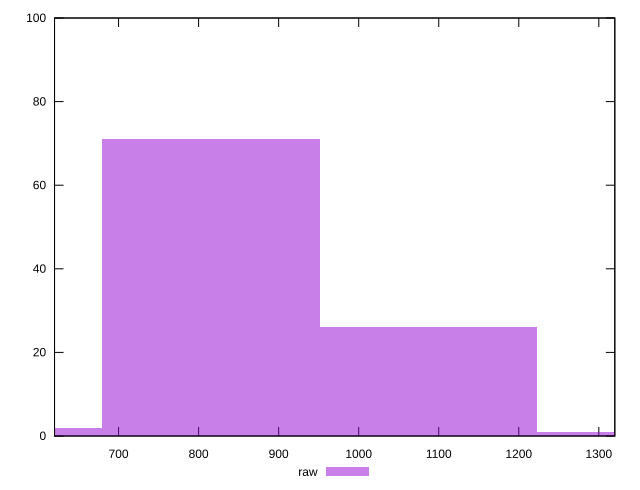

Source code (gnuplot):
reset

$raw <<EOF
1358.7484616282359 1
1086.9987693025887 26
815.2490769769415 71
543.4993846512943 2
EOF

set key outside below
set boxwidth 271.7496923256472
set xrange [620:1320]
set yrange [0:100]
set trange [0:100]
set style fill transparent solid 0.5 noborder
set terminal svg size 640, 490 enhanced background rgb 'white'
set output "reports/report_00032_2021-02-25T10-28-15.087Z/uses-http2/samples/agenda/raw/histogram.svg"

plot $raw title "raw" with boxes

reset
